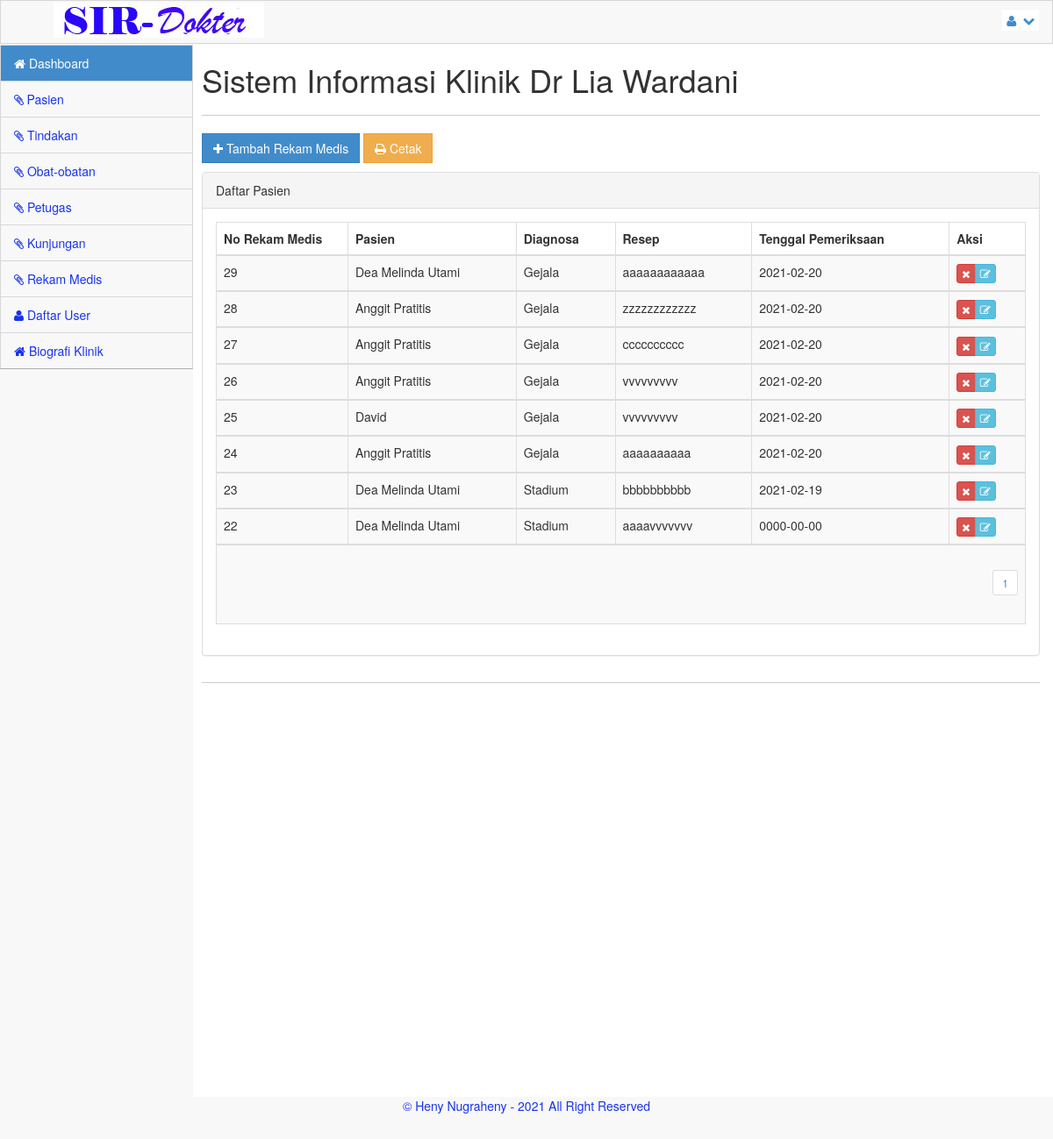
Screenshot of /admin?menu=rekam (signed in) with the database file from the repository.
### tables this page shows
CREATE TABLE `rekam_medis` (
  `no_rm` int(11) NOT NULL,
  `kd_tindakan` int(11) NOT NULL,
  `kd_obat` int(11) NOT NULL,
  `kd_user` int(11) NOT NULL,
  `no_pasien` int(11) NOT NULL,
  `diagnosa` varchar(300) NOT NULL,
  `resep` varchar(300) NOT NULL,
  `keluhan` varchar(300) NOT NULL,
  `tgl_pemeriksaan` date NOT NULL,
  `ket` text NOT NULL
);

CREATE TABLE `pasien` (
  `no_pasien` int(11) NOT NULL,
  `nm_pasien` varchar(300) NOT NULL,
  `j_kel` varchar(100) NOT NULL,
  `agama` varchar(100) NOT NULL,
  `alamat` varchar(300) NOT NULL,
  `tgl_lhr` date NOT NULL,
  `usia` int(3) NOT NULL,
  `no_tlp` int(14) NOT NULL,
  `nm_kk` varchar(300) NOT NULL,
  `hub_kel` varchar(100) NOT NULL
);

### admin/rekam.php (the view, shortened to what this page needs)
<?php
include_once("../library/koneksi.php");
$row = 20;
$hal = isset($_GET['hal']) ? $_GET['hal'] : 0;
$pageSql = "SELECT * FROM rekam_medis";
$pageQry = mysqli_query($koneksi, $pageSql) or die ("error paging: ".mysql_error());
$jml	 = mysqli_num_rows($pageQry);
$max	 = ceil($jml/$row);
?>
<a href="?menu=rekam_add" class="btn btn-primary btn-rect"><i class='icon icon-white icon-plus'></i> Tambah Rekam Medis</a>
<a href="rekam_cetak.php" class="btn btn-warning btn-rect"><i class='icon icon-white icon-print'></i> Cetak</a>
<p>
<div class="panel panel-default">
	<div class="panel-heading">
		Daftar Pasien
	</div>
	<div class="panel-body">
		<div class="table-responsive">
			<table class="table table-striped table-bordered table-hover">
				<thead>
					<tr>
						<th width="150">No Rekam Medis</th>
						<th>Pasien</th>
						<th>Diagnosa</th>
						<th>Resep</th>
						<th>Tenggal Pemeriksaan</th>
						<th>Aksi</th>
					</tr>
				</thead>
					<?php
						$rmSql = "SELECT * FROM rekam_medis, pasien where rekam_medis.no_pasien=pasien.no_pasien ORDER BY no_rm DESC LIMIT $hal, $row";
						$rmQry = mysqli_query($koneksi, $rmSql)  or die ("Query Rekam Medis salah : ".mysql_error());
						while ($rm = mysqli_fetch_array($rmQry)) {
					?>
				<tbody>
					<tr>
						<td><?php echo $rm['no_rm'];?></td>
						<td><?php echo $rm['nm_pasien'];?></td>
						<td><?php echo ucwords($rm['diagnosa']);?></td>
						<td><?php echo $rm['resep'];?></td>
						<td><?php echo $rm['tgl_pemeriksaan'];?></td>
						<td>
						  <div class='btn-group'>
						  <a href="?menu=rekam_del&aksi=hapus&nmr=<?php echo $rm['no_rm']; ?>" class="btn btn-xs btn-danger tipsy-kiri-atas" title="Hapus Data Ini" onclick="return confirm('ANDA YAKIN AKAN MENGHAPUS DATA PENTING INI ... ?')"><i class="icon-remove icon-white"></i></a>
						  <a href="?menu=rekam_edit&aksi=edit&nmr=<?php echo $rm['no_rm']; ?>" class="btn btn-xs btn-info tipsy-kiri-atas" title='Edit Data ini'> <i class="icon-edit icon-white"></i> </a>
						  </div>
						</td>
					</tr>
				</tbody>
			<?php } ?>
					<tr>
						<td colspan="6" align="right">
						<?php
						for($h = 1; $h <= $max; $h++){
							$list[$h] = $row*$h-$row;
							echo "<ul class='pagination pagination-sm'><li><a href='?menu=rekam&hal=$list[$h]'>$h</a></li></ul>";
						}
						?></td>
					</tr>
			</table>
		</div>
	</div>
</div>

### css/main.css (style rules this page uses)
@media (min-width: 768px) { html, body { height: 100%; } }
body.padTop53 { padding-top: 75px; overflow: visible; }
@media (min-width: 802px) { body.padTop53 { padding-top: 51px; } }
.btn-rect { border-radius: 0 !important; }

### css/MoneAdmin.css (style rules this page uses)
body { background-color: #f8f8f8; }

### rows the page displays
rekam_medis: no_rm "29", no_pasien.nm_pasien "Dea Melinda Utami", diagnosa "Gejala", resep "aaaaaaaaaaaa", tgl_pemeriksaan "2021-02-20"
rekam_medis: no_rm "28", no_pasien.nm_pasien "Anggit Pratitis", diagnosa "Gejala", resep "zzzzzzzzzzzz", tgl_pemeriksaan "2021-02-20"
rekam_medis: no_rm "27", no_pasien.nm_pasien "Anggit Pratitis", diagnosa "Gejala", resep "cccccccccc", tgl_pemeriksaan "2021-02-20"
rekam_medis: no_rm "26", no_pasien.nm_pasien "Anggit Pratitis", diagnosa "Gejala", resep "vvvvvvvvv", tgl_pemeriksaan "2021-02-20"
rekam_medis: no_rm "25", no_pasien.nm_pasien "David", diagnosa "Gejala", resep "vvvvvvvvv", tgl_pemeriksaan "2021-02-20"
rekam_medis: no_rm "24", no_pasien.nm_pasien "Anggit Pratitis", diagnosa "Gejala", resep "aaaaaaaaaa", tgl_pemeriksaan "2021-02-20"
rekam_medis: no_rm "23", no_pasien.nm_pasien "Dea Melinda Utami", diagnosa "Stadium", resep "bbbbbbbbbb", tgl_pemeriksaan "2021-02-19"
rekam_medis: no_rm "22", no_pasien.nm_pasien "Dea Melinda Utami", diagnosa "Stadium", resep "aaaavvvvvvv", tgl_pemeriksaan "0000-00-00"
